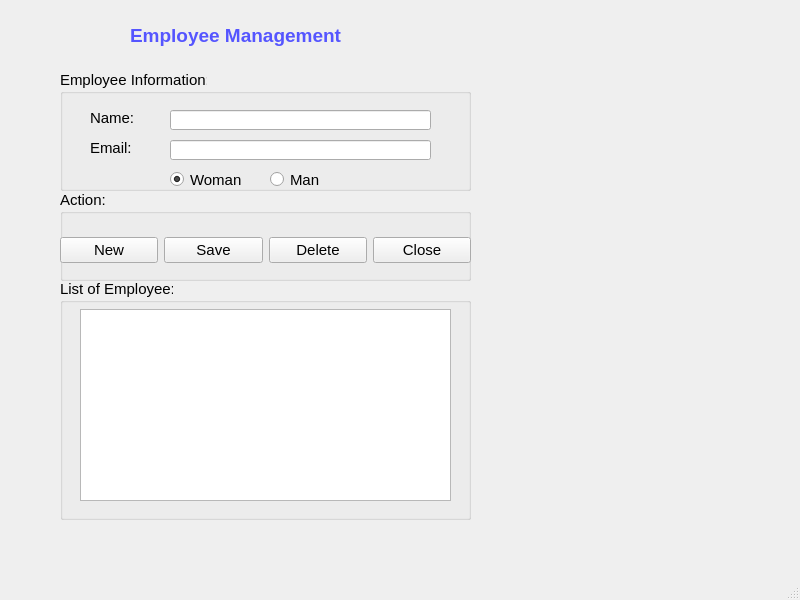
<?xml version="1.0" encoding="UTF-8"?>
<ui version="4.0">
 <class>MainWindow</class>
 <widget class="QMainWindow" name="MainWindow">
  <property name="geometry">
   <rect>
    <x>0</x>
    <y>0</y>
    <width>800</width>
    <height>600</height>
   </rect>
  </property>
  <property name="windowTitle">
   <string>MainWindow</string>
  </property>
  <widget class="QWidget" name="centralwidget">
   <widget class="QLabel" name="label">
    <property name="geometry">
     <rect>
      <x>130</x>
      <y>10</y>
      <width>251</width>
      <height>51</height>
     </rect>
    </property>
    <property name="font">
     <font>
      <pointsize>14</pointsize>
      <weight>75</weight>
      <bold>true</bold>
     </font>
    </property>
    <property name="text">
     <string>&lt;html&gt;&lt;head/&gt;&lt;body&gt;&lt;p&gt;&lt;span style=&quot; color:#5555ff;&quot;&gt;Employee Management&lt;/span&gt;&lt;/p&gt;&lt;/body&gt;&lt;/html&gt;</string>
    </property>
   </widget>
   <widget class="QGroupBox" name="groupBoxInfor">
    <property name="geometry">
     <rect>
      <x>60</x>
      <y>70</y>
      <width>411</width>
      <height>121</height>
     </rect>
    </property>
    <property name="font">
     <font>
      <pointsize>11</pointsize>
     </font>
    </property>
    <property name="title">
     <string>Employee Information:</string>
    </property>
    <widget class="QLabel" name="labelName">
     <property name="geometry">
      <rect>
       <x>30</x>
       <y>40</y>
       <width>52</width>
       <height>15</height>
      </rect>
     </property>
     <property name="text">
      <string>Name:</string>
     </property>
    </widget>
    <widget class="QLineEdit" name="lineEditName">
     <property name="geometry">
      <rect>
       <x>110</x>
       <y>40</y>
       <width>261</width>
       <height>20</height>
      </rect>
     </property>
    </widget>
    <widget class="QLabel" name="labelEmail">
     <property name="geometry">
      <rect>
       <x>30</x>
       <y>70</y>
       <width>52</width>
       <height>15</height>
      </rect>
     </property>
     <property name="text">
      <string>Email:</string>
     </property>
    </widget>
    <widget class="QLineEdit" name="lineEditEmail">
     <property name="geometry">
      <rect>
       <x>110</x>
       <y>70</y>
       <width>261</width>
       <height>20</height>
      </rect>
     </property>
    </widget>
    <widget class="QRadioButton" name="radioButtonWoman">
     <property name="geometry">
      <rect>
       <x>110</x>
       <y>100</y>
       <width>88</width>
       <height>19</height>
      </rect>
     </property>
     <property name="text">
      <string>Woman</string>
     </property>
     <property name="checked">
      <bool>true</bool>
     </property>
    </widget>
    <widget class="QRadioButton" name="radioButtonMan">
     <property name="geometry">
      <rect>
       <x>210</x>
       <y>100</y>
       <width>88</width>
       <height>19</height>
      </rect>
     </property>
     <property name="text">
      <string>Man</string>
     </property>
     <property name="checked">
      <bool>false</bool>
     </property>
    </widget>
   </widget>
   <widget class="QGroupBox" name="groupBoxAction">
    <property name="geometry">
     <rect>
      <x>60</x>
      <y>190</y>
      <width>411</width>
      <height>91</height>
     </rect>
    </property>
    <property name="font">
     <font>
      <pointsize>11</pointsize>
     </font>
    </property>
    <property name="title">
     <string>Action:</string>
    </property>
    <widget class="QWidget" name="horizontalLayoutWidget">
     <property name="geometry">
      <rect>
       <x>0</x>
       <y>30</y>
       <width>411</width>
       <height>61</height>
      </rect>
     </property>
     <layout class="QHBoxLayout" name="horizontalLayout">
      <item>
       <widget class="QPushButton" name="pushButtonNew">
        <property name="text">
         <string>New</string>
        </property>
        <property name="icon">
         <iconset>
          <normaloff>images/ic_New.png</normaloff>images/ic_New.png</iconset>
        </property>
       </widget>
      </item>
      <item>
       <widget class="QPushButton" name="pushButtonSave">
        <property name="text">
         <string>Save</string>
        </property>
        <property name="icon">
         <iconset>
          <normaloff>images/ic_save.png</normaloff>images/ic_save.png</iconset>
        </property>
       </widget>
      </item>
      <item>
       <widget class="QPushButton" name="pushButtonDelete">
        <property name="text">
         <string>Delete</string>
        </property>
        <property name="icon">
         <iconset>
          <normaloff>images/ic_Del.png</normaloff>images/ic_Del.png</iconset>
        </property>
       </widget>
      </item>
      <item>
       <widget class="QPushButton" name="pushButtonClose">
        <property name="text">
         <string>Close</string>
        </property>
        <property name="icon">
         <iconset>
          <normaloff>images/ic_close.png</normaloff>images/ic_close.png</iconset>
        </property>
       </widget>
      </item>
     </layout>
    </widget>
   </widget>
   <widget class="QGroupBox" name="groupBoxList">
    <property name="geometry">
     <rect>
      <x>60</x>
      <y>279</y>
      <width>411</width>
      <height>241</height>
     </rect>
    </property>
    <property name="font">
     <font>
      <pointsize>11</pointsize>
     </font>
    </property>
    <property name="title">
     <string>List of Employee:</string>
    </property>
    <widget class="QListWidget" name="listWidget">
     <property name="geometry">
      <rect>
       <x>20</x>
       <y>30</y>
       <width>371</width>
       <height>192</height>
      </rect>
     </property>
    </widget>
   </widget>
  </widget>
  <widget class="QMenuBar" name="menubar">
   <property name="geometry">
    <rect>
     <x>0</x>
     <y>0</y>
     <width>800</width>
     <height>25</height>
    </rect>
   </property>
  </widget>
  <widget class="QStatusBar" name="statusbar"/>
 </widget>
 <resources/>
 <connections/>
</ui>
